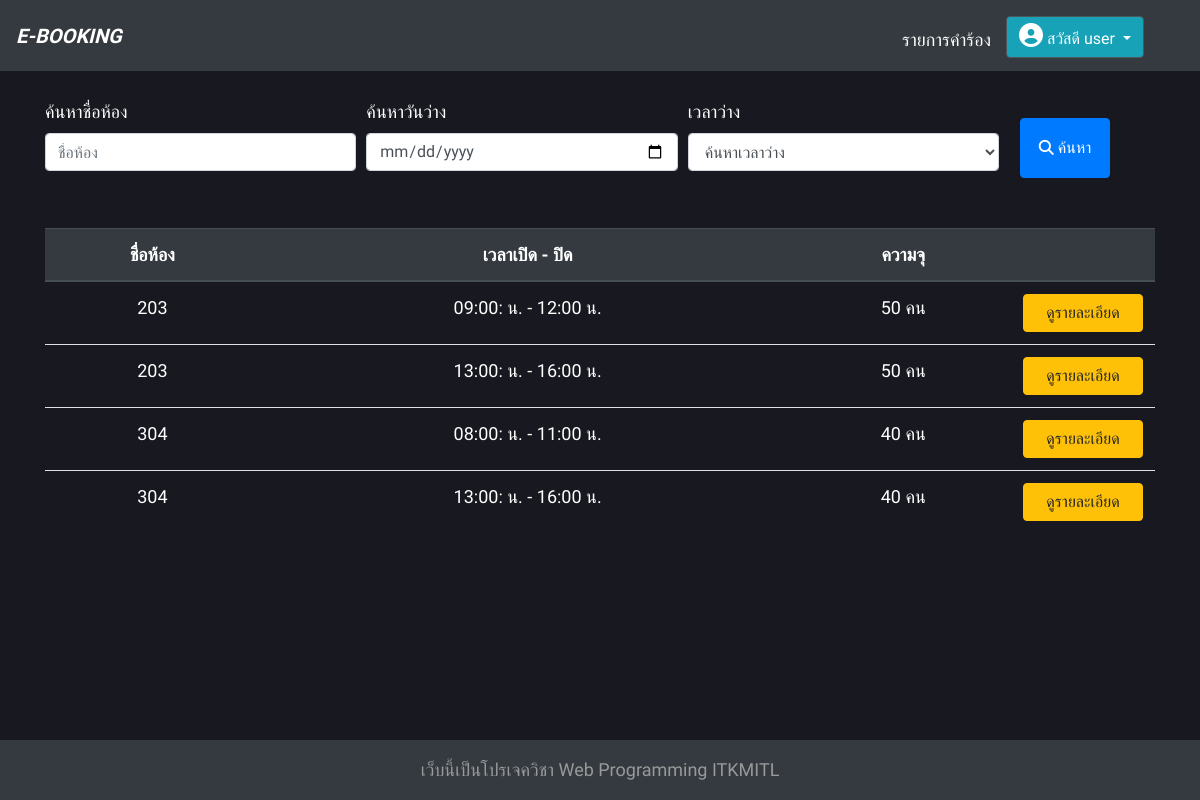
Screenshot of / (signed in) with the database file from the repository.
### room/models.py (models this page shows, shortened)
class Room(models.Model):
    room_id = models.AutoField(primary_key=True)
    name = models.CharField(max_length=50)
    open_time = models.TimeField()
    close_time =  models.TimeField()
    capacity = models.IntegerField()

### room/views.py (the view, shortened to what this page needs)
# urls.py: path('', views.index, name='index'),
@login_required
@permission_required('room.add_booking')
def index(request):
    context = {}
    room_exclude = [] #เก็บ id ห้องที่มีการจ้องไว้แล้ว เพื่มนำไป exclude ออก
    time_list = [] #เก็บเวลาเปิด/ปิดของห้องที่มี
    time_id = [] #เก็บ id ของห้องเพื่อเอาไป filter
    room_txt = request.POST.get('room_name', '')
    day_txt = request.POST.get('day', '')
    time_txt = request.POST.get('time', '').split("-")
    room = Room.objects.filter(name__icontains=room_txt)
    for i in Room.objects.all():
        time_str = str(i.open_time)+" - "+str(i.close_time) #แปลงเวลาเปิด/ปิด ของห้อง เป็น Str
        if time_str not in time_list: #ถ้าค่าของไม่มีเวลาเปิด/ปิดห้อง ใน time_list ก็จะทำการเพิ่ม และ เพิ่ม id ของห้องใน time_id
            time_list.append(time_str)
            time_id.append(i.room_id)
    context['room'] = room
    context['room_time'] = Room.objects.filter(room_id__in=time_id)
    return render(request, 'room/user_index.html', context=context)

### room/templates/room/user_index.html (shortened to what this page needs)
{% extends "base.html" %}
{% block content %}
<form action="" method="POST" style="margin-bottom: 50px;">
  <div class="form-row">
    <div class="col">
      <label for="inputSearch">ค้นหาชื่อห้อง</label>
      <input type="text" class="form-control" placeholder="ชื่อห้อง" name="room_name">
    </div>
    <div class="col">
      <label>ค้นหาวันว่าง</label>
      <input type="date" name="day" max="3000-12-31" min="{% now 'Y' %}-01-01" class="form-control">
    </div>
    <div class="col">
      <label>เวลาว่าง</label>
      <select class="form-control" id="time" name="time">
       <option selected value="">ค้นหาเวลาว่าง</option>
      </select>
    </div>
    <button type="submit" value="Select" class="btn btn-primary ml-3"
      style="margin-right: 50px; margin-top: 20px; width: 90px; height: 60px;"><i class='fas fa-search' style='font-size:15px'></i> ค้นหา</button>
  </div>
</form>
<table class="table">
  <thead class="thead-dark">
    <tr>
      <th scope="col">ชื่อห้อง</th>
      <th scope="col">เวลาเปิด - ปิด</th>
      <th scope="col">ความจุ</th>
      <th scope="col"></th>
    </tr>
  </thead>
  <tbody>
    {% for r in room %}
    <tr>
      <td>{{ r.name }}</th>
      <td>{{ r.open_time|time:'H:i:' }} น. - {{ r.close_time|time:'H:i' }} น.</td>
      <td>{{ r.capacity }} คน</td>
      <td style="width:10%;">
        <a href="{% url 'detail' r.room_id %}" style="width:120px;" class="btn btn-warning">ดูรายละเอียด</a>
      </td>
    </tr>
    {% endfor %}
  </tbody>
</table>
{% endblock %}

### templates/base.html (shortened to what this page needs)
<!DOCTYPE html>
{% load static %}
<html lang="en">
<head>
    <link rel="stylesheet" href="{% static 'css/bootstrap.min.css' %}">
    <link href="https://unpkg.com/gijgo@1.9.13/css/gijgo.min.css" rel="stylesheet" type="text/css" />
</head>
<body>
    <nav class="navbar navbar-expand-lg navbar-dark bg-dark">
        {% if request.user.groups.all.0.name == 'User' %}
        <a class="navbar-brand" href="{% url 'index' %}" style="font-style: italic;"><b>E-BOOKING</b></a>
        {% elif request.user.groups.all.0.name == 'Admin' or request.user.is_superuser %}
        <a class="navbar-brand" href="{% url 'manage' %}" style="font-style: italic;"><b>E-BOOKING</b></a>
        {% else %}
        <a class="navbar-brand" href="{% url 'login' %}" style="font-style: italic;"><b>E-BOOKING</b></a>
        {% endif %}
        <div class="collapse navbar-collapse  justify-content-end" id="navbarToggleExternalContent">
            <ul class="navbar-nav pt-2">
                {% if user.is_authenticated %}
                {% if request.user.groups.all.0.name == 'User' %}
                <li class="nav-item dropdown" style="color:white; margin:10px 0px 10px 10px;"><a
                        href="{% url 'request' request.user.id %}"
                        style="color:white; margin-top:10px;">รายการคำร้อง</a></li>
                {% else %}
                <li class="nav-item dropdown" style="color:white; margin:10px 0px 10px 10px;"><a
                        href="{% url 'accept' %}" style="color:white; margin-top:10px;">การอนุมัติ</a></li>
                {% endif %}
                <li>
                    <div class="dropdown show" style="margin-right: 25px;">
                        <a class="btn btn-secondary dropdown-toggle bg-info" href="#" role="button" id="dropdownMenuLink"
                            data-toggle="dropdown" aria-haspopup="true" aria-expanded="false">
                            <i class='fas fa-user-circle' style='font-size:24px'></i> สวัสดี {{ user.username }}
                        </a>
                    </div>
                </li>
                {% endif %}
            </ul>
        </div>
    </nav>
    <br>
    <div class="container">
        {% block content %}
        {% endblock %}
    </div>
    <footer class="footer">
        <div class="container">
            <span class="text-muted">
                {% block footer %}
                <center><p style="color:#999 ;margin: 0px;">เว็บนี้เป็นโปรเจควิชา Web Programming ITKMITL</p> </center>
                {% endblock %}
            </span>
        </div>
    </footer>
</body>
</html>

### templates/base.html (style rules this page uses)
html { position: relative; min-height: 100%; }
body { margin-bottom: 60px; font-family: 'Mitr'; font-size: 18px; background: #181920; }
.footer { position: absolute; bottom: 0; width: 100%; height: 60px; line-height: 60px; background-color: rgb(52, 58, 64); }
td, th { text-align:center; color:#fff; }
li { padding-right: 15px; }
label, h1, li, h4, h2 { color: #fff; }

### rows the page displays
Room: name "203", open_time "09:00:", close_time "12:00", capacity "50"
Room: name "203", open_time "13:00:", close_time "16:00", capacity "50"
Room: name "304", open_time "08:00:", close_time "11:00", capacity "40"
Room: name "304", open_time "13:00:", close_time "16:00", capacity "40"

### other values shown
{{ user.username }} "user"
